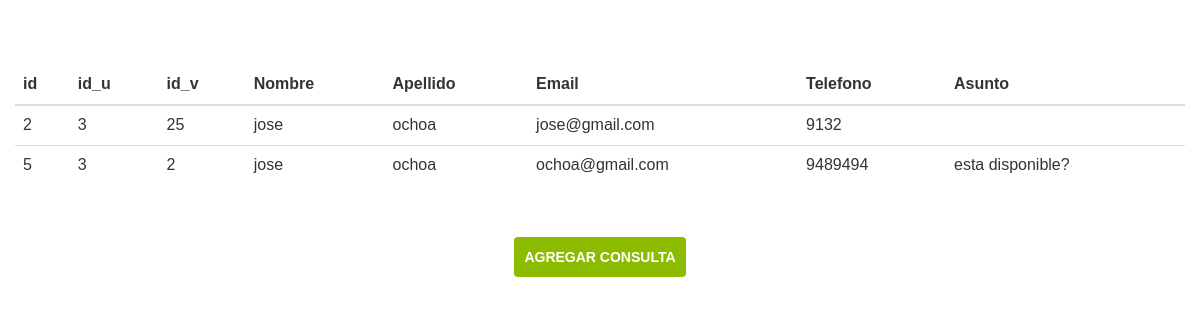
The app's page /intranetCL/tablaconsultascl.php (signed in) with its own data.
### tables this page shows
CREATE TABLE `arrendarcasa` (
  `id` int(11) NOT NULL,
  `id_usu` int(11) NOT NULL,
  `idvi` int(11) DEFAULT NULL,
  `Nombre` varchar(45) NOT NULL,
  `Apellido` varchar(45) NOT NULL,
  `Email` varchar(45) NOT NULL,
  `Telefono` varchar(45) NOT NULL,
  `Asunto` varchar(245) NOT NULL
);

### intranetCL/tablaconsultascl.php (the view, shortened to what this page needs)
<?php
include("conexion.php");
$id_usu= $_SESSION['id_usu'];
$consultas = "SELECT * FROM arrendarcasa where id_usu='{$id_usu}'";
?>
<html>
<head>
  <link rel="stylesheet" href="https://maxcdn.bootstrapcdn.com/bootstrap/3.3.4/css/bootstrap.min.css"/>
  <link rel="stylesheet" href="../css/normalize.css">
  <link rel="stylesheet" href="../css/app.css">
</head>
<body>
    <br><br>
    <div class="col-md-12">
  </div>
    <div class="container">
        <div class="row">
            <div class="col">
               <table class="table">
                  <thead>
                	<tr>
                                 <th>id</th>
                                 <th>id_u</th>
                        	     <th>id_v</th>
                                 <th>Nombre</th>
                                 <th>Apellido</th>
                                 <th>Email</th>
                                 <th>Telefono</th>
                                 <th>Asunto</th>
                        </tr>
     </thead>
     <tbody class="table-group-divider" id="tblDatos">
        <?php $resultado = mysqli_query($conexion, $consultas);
        while($row=mysqli_fetch_assoc($resultado)){
        ?>
     	  <tr>
     	  	  <td><?php echo $row["id"];?></td>
     	  	  <td><?php echo $row["id_usu"];?></td>
     	  	  <td><?php echo $row["idvi"];?></td>
     	  	  <td><?php echo $row["Nombre"];?></td>
              <td><?php echo $row["Apellido"];?></td>
              <td><?php echo $row["Email"];?></td>
              <td><?php echo $row["Telefono"];?></td>
              <td><?php echo $row["Asunto"];?></td>
     	  </tr>
        <?php } ?>
     </tbody>
   </table>
            </div>
        </div>
    </div>
    <br>
            <div class="btncenter">
               <a href="../index.php" target="#"> <input class="btn" type="button" value="agregar consulta" ></div></a>
                <br>
</body>
</html>

### css/app.css (style rules this page uses)
html { box-sizing: border-box; font-size: 62.5%; }
*, *:before, *:after { box-sizing: inherit; }
body { font-family: 'Raleway', sans-serif; font-size: 1.6rem; line-height: 2; }
a { text-decoration: none; color: #fff; font-weight: bold; }
.btn { background-color: #8cbc00; display: block; color: #FFF; text-transform: uppercase; font-weight: 900; padding: 1rem; transition: background-color .3s ease-out ; text-align: center; border: none; width: 100%; }
@media (min-width: 768px) { .btn { width: auto; } }
.btncenter { display: flex; justify-content: center; }

### records on screen
arrendarcasa: id "2", id_usu "3", idvi "25", Nombre "jose", Apellido "ochoa", Email "jose@gmail.com", Telefono "9132"
arrendarcasa: id "5", id_usu "3", idvi "2", Nombre "jose", Apellido "ochoa", Email "ochoa@gmail.com", Telefono "9489494", Asunto "esta disponible?"
